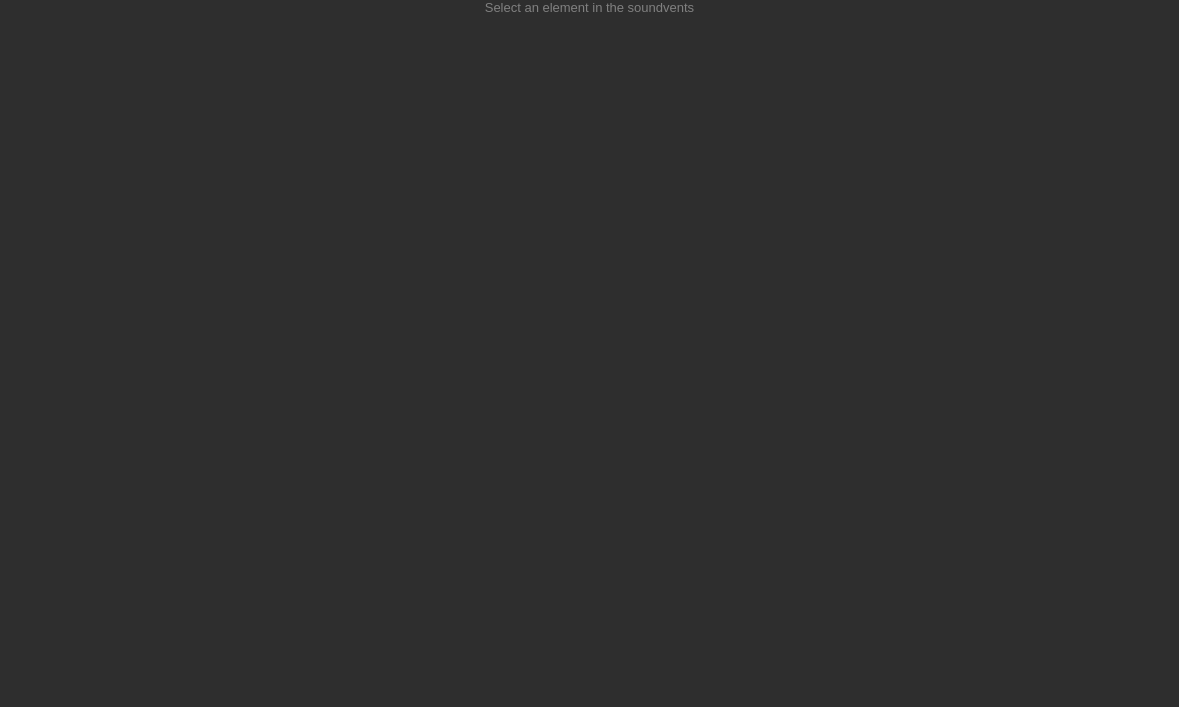
<?xml version="1.0" encoding="UTF-8"?>
<ui version="4.0">
 <class>MainWindow</class>
 <widget class="QMainWindow" name="MainWindow">
  <property name="geometry">
   <rect>
    <x>0</x>
    <y>0</y>
    <width>1179</width>
    <height>707</height>
   </rect>
  </property>
  <property name="windowTitle">
   <string>MainWindow</string>
  </property>
  <property name="styleSheet">
   <string notr="true">background-color: #2e2e2e;</string>
  </property>
  <widget class="QWidget" name="centralwidget">
   <layout class="QVBoxLayout" name="verticalLayout_3">
    <property name="leftMargin">
     <number>0</number>
    </property>
    <property name="topMargin">
     <number>0</number>
    </property>
    <property name="rightMargin">
     <number>0</number>
    </property>
    <property name="bottomMargin">
     <number>0</number>
    </property>
    <item>
     <widget class="QSplitter" name="splitter">
      <property name="baseSize">
       <size>
        <width>0</width>
        <height>-14428</height>
       </size>
      </property>
      <property name="orientation">
       <enum>Qt::Orientation::Vertical</enum>
      </property>
      <widget class="QScrollArea" name="scrollArea">
       <property name="focusPolicy">
        <enum>Qt::FocusPolicy::NoFocus</enum>
       </property>
       <property name="styleSheet">
        <string notr="true">QScrollArea {
    border: 0px solid black;
}</string>
       </property>
       <property name="lineWidth">
        <number>0</number>
       </property>
       <property name="verticalScrollBarPolicy">
        <enum>Qt::ScrollBarPolicy::ScrollBarAsNeeded</enum>
       </property>
       <property name="widgetResizable">
        <bool>true</bool>
       </property>
       <widget class="QWidget" name="scrollAreaWidgetContents">
        <property name="geometry">
         <rect>
          <x>0</x>
          <y>0</y>
          <width>1179</width>
          <height>613</height>
         </rect>
        </property>
        <property name="styleSheet">
         <string notr="true">QWidget: {
	border: 0px;
}</string>
        </property>
        <layout class="QVBoxLayout" name="verticalLayout_17">
         <property name="spacing">
          <number>0</number>
         </property>
         <property name="leftMargin">
          <number>0</number>
         </property>
         <property name="topMargin">
          <number>0</number>
         </property>
         <property name="rightMargin">
          <number>0</number>
         </property>
         <property name="bottomMargin">
          <number>0</number>
         </property>
         <item>
          <layout class="QVBoxLayout" name="properties_layout">
           <item>
            <widget class="QLabel" name="properties_placeholder">
             <property name="styleSheet">
              <string notr="true">color: gray; font-size: 13px;</string>
             </property>
             <property name="text">
              <string>Select an element in the soundvents</string>
             </property>
             <property name="alignment">
              <set>Qt::AlignmentFlag::AlignCenter</set>
             </property>
            </widget>
           </item>
           <item>
            <widget class="QFrame" name="properties_spacer">
             <property name="styleSheet">
              <string notr="true">color:#ccc;
border: none;</string>
             </property>
             <property name="frameShape">
              <enum>QFrame::Shape::StyledPanel</enum>
             </property>
             <property name="frameShadow">
              <enum>QFrame::Shadow::Raised</enum>
             </property>
             <layout class="QVBoxLayout" name="verticalLayout_4">
              <item>
               <spacer name="verticalSpacer">
                <property name="orientation">
                 <enum>Qt::Orientation::Vertical</enum>
                </property>
                <property name="sizeType">
                 <enum>QSizePolicy::Policy::Expanding</enum>
                </property>
                <property name="sizeHint" stdset="0">
                 <size>
                  <width>20</width>
                  <height>655</height>
                 </size>
                </property>
               </spacer>
              </item>
             </layout>
            </widget>
           </item>
          </layout>
         </item>
        </layout>
       </widget>
      </widget>
     </widget>
    </item>
   </layout>
  </widget>
  <action name="actionCreateNewsmartprop">
   <property name="icon">
    <iconset resource="../../resources.qrc">
     <normaloff>:/valve_common/icons/tools/common/new.png</normaloff>:/valve_common/icons/tools/common/new.png</iconset>
   </property>
   <property name="text">
    <string>CreateNewsmartprop</string>
   </property>
   <property name="menuRole">
    <enum>QAction::MenuRole::NoRole</enum>
   </property>
  </action>
  <action name="actionOpen_from_Explorer">
   <property name="icon">
    <iconset resource="../../resources.qrc">
     <normaloff>:/valve_common/icons/tools/common/open.png</normaloff>:/valve_common/icons/tools/common/open.png</iconset>
   </property>
   <property name="text">
    <string>Open as</string>
   </property>
  </action>
  <action name="actionSave_as">
   <property name="icon">
    <iconset resource="../../resources.qrc">
     <normaloff>:/valve_common/icons/tools/common/save_all.png</normaloff>:/valve_common/icons/tools/common/save_all.png</iconset>
   </property>
   <property name="text">
    <string>Save as</string>
   </property>
  </action>
  <action name="actionSave_current_file">
   <property name="icon">
    <iconset resource="../../resources.qrc">
     <normaloff>:/valve_common/icons/tools/common/save.png</normaloff>:/valve_common/icons/tools/common/save.png</iconset>
   </property>
   <property name="text">
    <string>Save</string>
   </property>
  </action>
  <action name="actionRecompile_file">
   <property name="icon">
    <iconset resource="../../resources.qrc">
     <normaloff>:/valve_common/icons/tools/common/options_activated.png</normaloff>:/valve_common/icons/tools/common/options_activated.png</iconset>
   </property>
   <property name="text">
    <string>Recompile file</string>
   </property>
  </action>
  <action name="actionRecompile_all_in_addon">
   <property name="icon">
    <iconset resource="../../resources.qrc">
     <normaloff>:/valve_common/icons/tools/common/options_activated.png</normaloff>:/valve_common/icons/tools/common/options_activated.png</iconset>
   </property>
   <property name="text">
    <string>Recompile all in addon</string>
   </property>
  </action>
  <action name="actionConvert_all_vsmart_file_to_vdata">
   <property name="icon">
    <iconset resource="../../resources.qrc">
     <normaloff>:/valve_common/icons/tools/common/move_to_changelist.png</normaloff>:/valve_common/icons/tools/common/move_to_changelist.png</iconset>
   </property>
   <property name="text">
    <string>Convert all vsmart file to vdata</string>
   </property>
   <property name="toolTip">
    <string>Convert all to data</string>
   </property>
  </action>
  <action name="actionFormat_serttings">
   <property name="icon">
    <iconset resource="../../resources.qrc">
     <normaloff>:/valve_common/icons/tools/common/setting.png</normaloff>:/valve_common/icons/tools/common/setting.png</iconset>
   </property>
   <property name="text">
    <string>Format serttings</string>
   </property>
  </action>
 </widget>
 <resources>
  <include location="../../resources.qrc"/>
 </resources>
 <connections/>
</ui>
